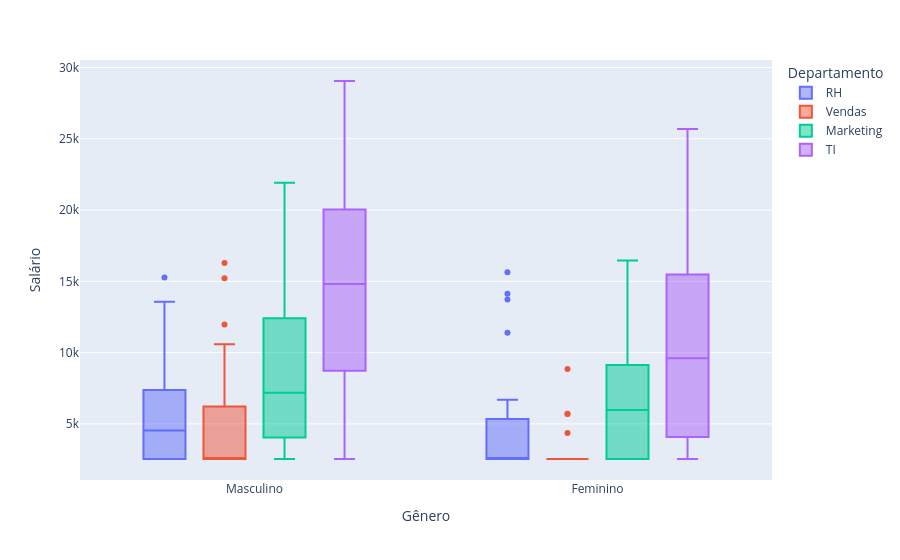

This figure's notebook cell:
### Code cell
fig = px.box(dados, y='Salário', x='Gênero', color='Departamento')
fig.show()

### Figure 1 — Plotly figure (JSON) as saved in the notebook; plotly's stock layout.template omitted (floating-point values rounded to 4 significant figures)
{"data": [{"alignmentgroup": "True", "hovertemplate": "Departamento=RH<br>Gênero=%{x}<br>Salário=%{y}<extra></extra>", "legendgroup": "RH", "marker": {"color": "#636efa"}, "name": "RH", "notched": false, "offsetgroup": "RH", "orientation": "v", "showlegend": true, "type": "box", "x": ["Masculino", "Feminino", "Feminino", "Feminino", "Feminino", "Feminino", "Masculino", "Feminino", "Feminino", "Masculino", "Feminino", "Masculino", "Feminino", "Feminino", "Masculino", "Masculino", "Feminino", "Masculino", "Masculino", "Masculino", "Feminino", "Masculino", "Masculino", "Feminino", "Feminino", "Masculino", "Masculino", "Feminino", "Feminino", "Masculino", "Masculino", "Feminino", "Masculino", "Masculino", "Feminino", "Feminino", "Feminino", "Feminino", "Feminino", "Masculino", "Feminino", "Feminino", "Masculino", "Feminino", "Feminino"], "x0": " ", "xaxis": "x", "y": [3849.0, 6396.0, 2536.0, 2536.0, 2536.0, 2536.0, 7743.0, 13720.0, 2536.0, 4647.0, 15640.0, 2536.0, 3350.0, 2536.0, 7479.0, 2536.0, 2536.0, 3115.0, 4536.0, 15270.0, 2536.0, 2536.0, 4322.0, 2536.0, 2536.0, 5161.0, 13560.0, 2536.0, 2536.0, 8229.0, 7054.0, 2536.0, 2536.0, 6169.0, 4301.0, 14120.0, 2536.0, 2536.0, 2536.0, 2536.0, 11400.0, 5351.0, 2536.0, 6691.0, 3711.0], "y0": " ", "yaxis": "y"}, {"alignmentgroup": "True", "hovertemplate": "Departamento=Vendas<br>Gênero=%{x}<br>Salário=%{y}<extra></extra>", "legendgroup": "Vendas", "marker": {"color": "#EF553B"}, "name": "Vendas", "notched": false, "offsetgroup": "Vendas", "orientation": "v", "showlegend": true, "type": "box", "x": ["Feminino", "Feminino", "Feminino", "Feminino", "Masculino", "Masculino", "Masculino", "Feminino", "Masculino", "Masculino", "Masculino", "Masculino", "Masculino", "Feminino", "Feminino", "Masculino", "Feminino", "Masculino", "Feminino", "Masculino", "Masculino", "Masculino", "Masculino", "Masculino", "Masculino", "Feminino", "Feminino", "Masculino", "Feminino", "Masculino", "Feminino", "Masculino", "Masculino", "Masculino", "Masculino", "Masculino", "Feminino", "Feminino", "Feminino", "Feminino", "Masculino", "Masculino", "Feminino", "Masculino", "Feminino", "Feminino", "Masculino", "Masculino", "Feminino", "Masculino", "Masculino", "Feminino", "Feminino", "Masculino", "Masculino", "Feminino", "Masculino", "Masculino", "Masculino", "Masculino", "Masculino", "Feminino"], "x0": " ", "xaxis": "x", "y": [2536.0, 2536.0, 2536.0, 2536.0, 2536.0, 2536.0, 2536.0, 2536.0, 10580.0, 2536.0, 4828.0, 2536.0, 6900.0, 2536.0, 5700.0, 2536.0, 2536.0, 2536.0, 4355.0, 10090.0, 15220.0, 2536.0, 3319.0, 2536.0, 2536.0, 2536.0, 2536.0, 2536.0, 2536.0, 2536.0, 2536.0, 2536.0, 2536.0, 6164.0, 6388.0, 2536.0, 2536.0, 2536.0, 2536.0, 2536.0, 11970.0, 7870.0, 2536.0, 7422.0, 8856.0, 2536.0, 2536.0, 5635.0, 2536.0, 2821.0, 2536.0, 2536.0, 2536.0, 2536.0, 2536.0, 2536.0, 16280.0, 2536.0, 2536.0, 2536.0, 2536.0, 5718.0], "y0": " ", "yaxis": "y"}, {"alignmentgroup": "True", "hovertemplate": "Departamento=Marketing<br>Gênero=%{x}<br>Salário=%{y}<extra></extra>", "legendgroup": "Marketing", "marker": {"color": "#00cc96"}, "name": "Marketing", "notched": false, "offsetgroup": "Marketing", "orientation": "v", "showlegend": true, "type": "box", "x": ["Masculino", "Feminino", "Masculino", "Masculino", "Feminino", "Masculino", "Feminino", "Feminino", "Masculino", "Masculino", "Masculino", "Masculino", "Masculino", "Masculino", "Masculino", "Feminino", "Feminino", "Masculino", "Feminino", "Masculino", "Masculino", "Masculino", "Masculino", "Masculino", "Masculino", "Masculino", "Feminino", "Feminino", "Feminino", "Masculino", "Feminino", "Masculino", "Feminino", "Feminino", "Masculino", "Feminino", "Masculino", "Masculino", "Masculino", "Masculino", "Masculino", "Feminino", "Masculino", "Feminino", "Feminino", "Masculino", "Feminino", "Feminino", "Feminino"], "x0": " ", "xaxis": "x", "y": [7378.0, 9751.0, 11940.0, 2536.0, 2536.0, 7511.0, 16470.0, 7746.0, 19790.0, 21630.0, 17570.0, 7190.0, 11370.0, 21920.0, 2623.0, 7987.0, 2536.0, 3620.0, 6673.0, 4705.0, 4777.0, 4681.0, 2536.0, 20520.0, 6019.0, 10180.0, 2889.0, 3745.0, 2536.0, 6152.0, 2536.0, 17170.0, 5289.0, 2536.0, 2536.0, 2536.0, 9293.0, 5975.0, 2536.0, 9420.0, 13780.0, 8387.0, 4185.0, 15550.0, 8849.0, 2536.0, 2536.0, 15640.0, 9422.0], "y0": " ", "yaxis": "y"}, {"alignmentgroup": "True", "hovertemplate": "Departamento=TI<br>Gênero=%{x}<br>Salário=%{y}<extra></extra>", "legendgroup": "TI", "marker": {"color": "#ab63fa"}, "name": "TI", "notched": false, "offsetgroup": "TI", "orientation": "v", "showlegend": true, "type": "box", "x": ["Feminino", "Masculino", "Feminino", "Masculino", "Feminino", "Masculino", "Feminino", "Masculino", "Feminino", "Masculino", "Masculino", "Masculino", "Feminino", "Feminino", "Masculino", "Masculino", "Feminino", "Masculino", "Feminino", "Masculino", "Masculino", "Feminino", "Masculino", "Masculino", "Masculino", "Masculino", "Masculino", "Feminino", "Masculino", "Feminino", "Feminino", "Feminino", "Feminino", "Feminino", "Feminino", "Feminino", "Masculino", "Masculino", "Masculino", "Feminino", "Feminino", "Feminino", "Feminino", "Feminino", "Feminino", "Feminino", "Masculino", "Masculino", "Masculino", "Feminino", "Feminino", "Feminino", "Masculino", "Masculino", "Masculino", "Masculino", "Feminino", "Masculino", "Feminino", "Masculino", "Masculino", "Masculino", "Masculino", "Masculino", "Masculino", "Masculino", "Masculino", "Masculino", "Masculino", "Masculino", "Feminino", "Masculino", "Masculino", "Masculino"], "x0": " ", "xaxis": "x", "y": [22420.0, 19450.0, 18270.0, 3607.0, 9380.0, 21930.0, 7062.0, 17170.0, 10100.0, 4092.0, 14820.0, 7373.0, 2536.0, 2536.0, 19900.0, 8508.0, 13040.0, 9972.0, 3232.0, 5972.0, 15510.0, 2536.0, 20860.0, 19600.0, 2536.0, 9382.0, 22920.0, 8292.0, 15160.0, 8394.0, 14870.0, 2536.0, 13350.0, 3939.0, 18240.0, 23960.0, 14390.0, 6657.0, 6517.0, 12520.0, 10690.0, 9126.0, 2536.0, 15690.0, 4520.0, 11470.0, 13870.0, 24270.0, 5882.0, 2536.0, 9606.0, 8024.0, 23340.0, 20410.0, 29050.0, 15820.0, 18470.0, 3246.0, 19620.0, 17280.0, 15870.0, 9821.0, 22570.0, 14720.0, 24810.0, 12720.0, 12180.0, 20090.0, 17480.0, 7176.0, 25680.0, 12340.0, 13980.0, 26870.0], "y0": " ", "yaxis": "y"}], "layout": {"boxmode": "group", "legend": {"title": {"text": "Departamento"}, "tracegroupgap": 0}, "margin": {"t": 60}, "xaxis": {"anchor": "y", "domain": [0, 1], "title": {"text": "Gênero"}}, "yaxis": {"anchor": "x", "domain": [0, 1], "title": {"text": "Salário"}}}}
